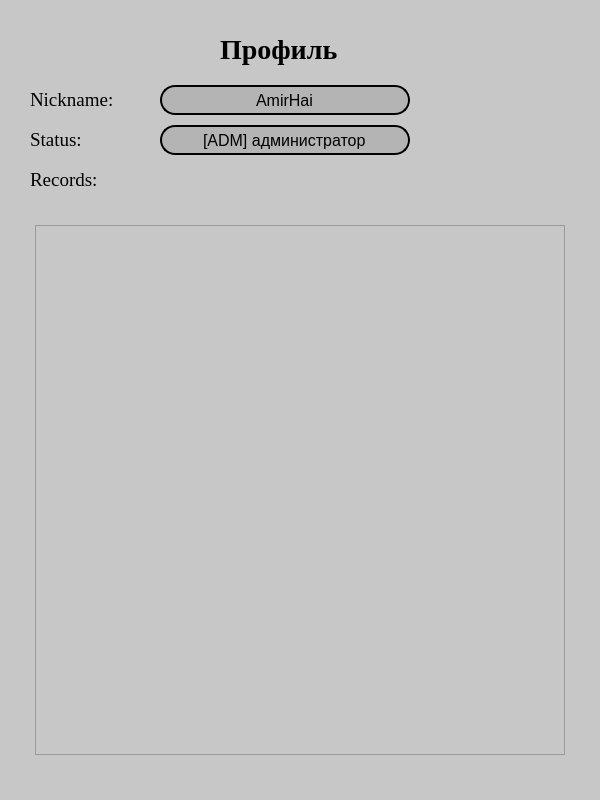
<?xml version="1.0" encoding="UTF-8"?>
<ui version="4.0">
 <class>Form</class>
 <widget class="QWidget" name="Form">
  <property name="enabled">
   <bool>true</bool>
  </property>
  <property name="geometry">
   <rect>
    <x>0</x>
    <y>0</y>
    <width>600</width>
    <height>800</height>
   </rect>
  </property>
  <property name="windowTitle">
   <string>Form</string>
  </property>
  <property name="styleSheet">
   <string notr="true">background-color: rgb(199, 199, 199);

</string>
  </property>
  <widget class="QLabel" name="label">
   <property name="geometry">
    <rect>
     <x>30</x>
     <y>80</y>
     <width>100</width>
     <height>40</height>
    </rect>
   </property>
   <property name="font">
    <font>
     <family>Times New Roman</family>
     <pointsize>14</pointsize>
    </font>
   </property>
   <property name="text">
    <string>Nickname:</string>
   </property>
  </widget>
  <widget class="QLabel" name="label_2">
   <property name="geometry">
    <rect>
     <x>220</x>
     <y>30</y>
     <width>150</width>
     <height>40</height>
    </rect>
   </property>
   <property name="font">
    <font>
     <family>Times New Roman</family>
     <pointsize>21</pointsize>
     <weight>75</weight>
     <bold>true</bold>
    </font>
   </property>
   <property name="text">
    <string>Профиль</string>
   </property>
  </widget>
  <widget class="QLineEdit" name="ledit_nickname">
   <property name="enabled">
    <bool>false</bool>
   </property>
   <property name="geometry">
    <rect>
     <x>160</x>
     <y>85</y>
     <width>250</width>
     <height>30</height>
    </rect>
   </property>
   <property name="font">
    <font>
     <pointsize>12</pointsize>
    </font>
   </property>
   <property name="cursor">
    <cursorShape>IBeamCursor</cursorShape>
   </property>
   <property name="layoutDirection">
    <enum>Qt::LeftToRight</enum>
   </property>
   <property name="styleSheet">
    <string notr="true">color: rgb(0, 0, 0);
background-color: rgb(180, 180, 180);
border-radius: 15px;
border-color: black;
border-style: outset;
border-width: 2px;
border-radius: 15px;</string>
   </property>
   <property name="text">
    <string>AmirHai</string>
   </property>
   <property name="alignment">
    <set>Qt::AlignCenter</set>
   </property>
  </widget>
  <widget class="QLabel" name="label_3">
   <property name="geometry">
    <rect>
     <x>30</x>
     <y>120</y>
     <width>100</width>
     <height>40</height>
    </rect>
   </property>
   <property name="font">
    <font>
     <family>Times New Roman</family>
     <pointsize>14</pointsize>
    </font>
   </property>
   <property name="text">
    <string>Status:</string>
   </property>
  </widget>
  <widget class="QLineEdit" name="ledit_status">
   <property name="enabled">
    <bool>false</bool>
   </property>
   <property name="geometry">
    <rect>
     <x>160</x>
     <y>125</y>
     <width>250</width>
     <height>30</height>
    </rect>
   </property>
   <property name="font">
    <font>
     <pointsize>12</pointsize>
    </font>
   </property>
   <property name="styleSheet">
    <string notr="true">color: rgb(0, 0, 0);
background-color: rgb(180, 180, 180);
border-radius: 15px;
border-color: black;
border-style: outset;
border-width: 2px;
border-radius: 15px;</string>
   </property>
   <property name="text">
    <string>[ADM] администратор</string>
   </property>
   <property name="alignment">
    <set>Qt::AlignCenter</set>
   </property>
  </widget>
  <widget class="QLabel" name="label_4">
   <property name="geometry">
    <rect>
     <x>30</x>
     <y>160</y>
     <width>100</width>
     <height>40</height>
    </rect>
   </property>
   <property name="font">
    <font>
     <family>Times New Roman</family>
     <pointsize>14</pointsize>
    </font>
   </property>
   <property name="text">
    <string>Records:</string>
   </property>
  </widget>
  <widget class="QFrame" name="btns_allRecords">
   <property name="geometry">
    <rect>
     <x>35</x>
     <y>225</y>
     <width>530</width>
     <height>530</height>
    </rect>
   </property>
   <property name="frameShape">
    <enum>QFrame::StyledPanel</enum>
   </property>
   <property name="frameShadow">
    <enum>QFrame::Raised</enum>
   </property>
  </widget>
  <widget class="QLabel" name="lbl_record">
   <property name="geometry">
    <rect>
     <x>140</x>
     <y>170</y>
     <width>150</width>
     <height>30</height>
    </rect>
   </property>
   <property name="font">
    <font>
     <family>Times New Roman</family>
     <pointsize>14</pointsize>
    </font>
   </property>
   <property name="text">
    <string/>
   </property>
  </widget>
 </widget>
 <resources/>
 <connections/>
</ui>
